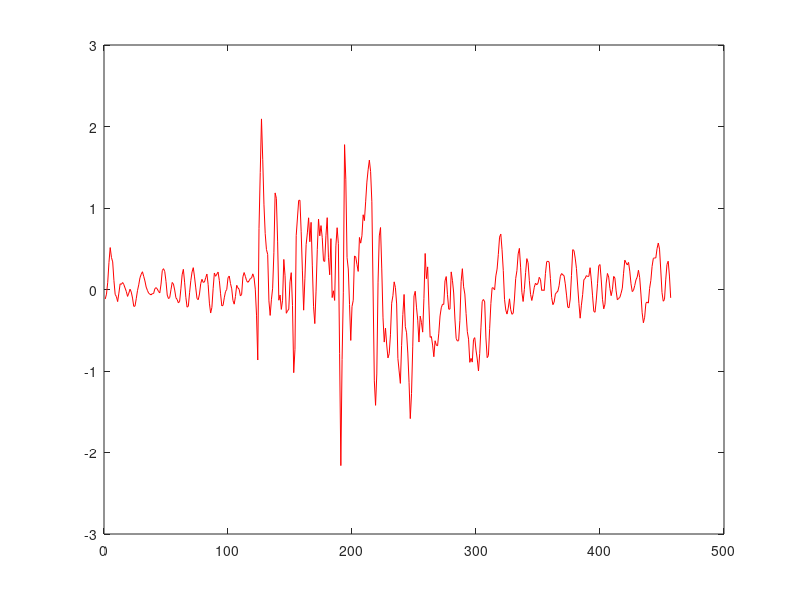

MATLAB code to generate this figure:
a = dlmread('LACC_20160527_005505_412.txt',',');
nr = length(a);
arr = zeros(length(a),1);
for i=2:length(a)
    arr(i) = a(i,4)-a(i-1,4);
%     arr(i) = norm(a(i,1:3));
end
acc = a(:,1:3);
iter = 1:length(a);
% plot(iter,a(:,3));
v = zeros(length(a),3);
x = zeros(length(a),3);
%filter
aa = 1;
bb = ones(20,1)*0.05;
f = filter(bb,aa,a(:,1:3));
[xx,yy] = butter(20,0.2,'low');
f = filter(xx,yy,a(:,1:3));
% figure
% plot(abs(fft(f(:,1))),'*')
for i = 1:length(f)
    ff(i) = norm(f(i,:));
end
% a = f;
%basic model
% facc = fft(acc(:,1));
% multi = zeros(1087,1);
% multi(300:800) = 1;
% facc = ifft(facc.*multi);
% acc(:,1) = facc;
% a = acc;
for i=2:length(a)
    dt = arr(i)/10^9;
    v(i,:) = v(i-1,:)+a(i-1,1:3)*dt;
    x(i,:) = x(i-1,:)+v(i-1,:)*dt+0.5*a(i-1,1:3)*(dt)^2;
end
%verlet model
% for i=3:length(a)
%     dt = arr(i)/10^9;
%     x(i,:) = 2*x(i-1,:)-x(i-2,:)+a(i-1,1:3)*(dt)^2;
% end

xn = zeros(length(a),3);
an = zeros(length(a),3);
for i=1:length(x)
    xn(i) = norm(x(i));
    an(i) = norm(a(i,1:3));
end
% plot(xn);
% sum1 = 0;
% nvx = [];
% nix = [];
% sp = 1;
% ep = 20;
% for i = sp:ep
%     ix = x(round((i+interval)*scale),:)-x(round(i*scale),:);    %row vector
%     vx = Ot(:,i);                   %column vector
%     sum1 = sum1 + vx'*ix';
%     nvx = [nvx; vx'];
%     nix = [nix; ix];
% end
% lam = sum1/(ep-sp+1);
figure
% % plot(an); hold on
% nvx = lam*nvx;
% v1 = var(nvx);
% v2 = var(nix);
% k1 = v1(1)*v2(1)/(v1(1)+v2(1));
% k2 = v1(2)*v2(2)/(v1(2)+v2(2));
% k3 = v1(3)*v2(3)/(v1(3)+v2(3));
% xf = zeros(size(nvx));
% for i = 1:(ep-sp+1)
%     xf(i,:) = nvx(i,:)./v1 + nix(i,:)./v2;
%     xf(i,:) = xf(i,:).*[k1 k2 k3];
% end
% sum(xf)
plot(a(:,1),'r')
% figure;plot([1:512]*100/512,abs(fft(a(:,2),512)))